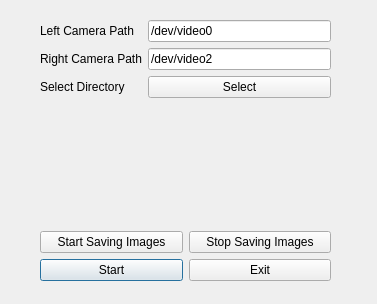
<?xml version="1.0" encoding="UTF-8"?>
<ui version="4.0">
 <class>Dialog</class>
 <widget class="QDialog" name="Dialog">
  <property name="geometry">
   <rect>
    <x>0</x>
    <y>0</y>
    <width>377</width>
    <height>304</height>
   </rect>
  </property>
  <property name="windowTitle">
   <string>Dialog</string>
  </property>
  <widget class="QWidget" name="layoutWidget">
   <property name="geometry">
    <rect>
     <x>40</x>
     <y>20</y>
     <width>291</width>
     <height>261</height>
    </rect>
   </property>
   <layout class="QGridLayout" name="gridLayout_2">
    <item row="1" column="0">
     <layout class="QGridLayout" name="gridLayout">
      <item row="1" column="0" colspan="2">
       <widget class="QPushButton" name="btnSaveImages">
        <property name="text">
         <string>Start Saving Images</string>
        </property>
        <property name="autoDefault">
         <bool>false</bool>
        </property>
        <property name="default">
         <bool>false</bool>
        </property>
       </widget>
      </item>
      <item row="1" column="2" colspan="2">
       <widget class="QPushButton" name="btnStopSaving">
        <property name="text">
         <string>Stop Saving Images</string>
        </property>
        <property name="autoDefault">
         <bool>false</bool>
        </property>
       </widget>
      </item>
      <item row="2" column="2" colspan="2">
       <widget class="QPushButton" name="pushButton_2">
        <property name="text">
         <string>Exit</string>
        </property>
       </widget>
      </item>
      <item row="2" column="0" colspan="2">
       <widget class="QPushButton" name="pushButton">
        <property name="text">
         <string>Start</string>
        </property>
        <property name="autoDefault">
         <bool>false</bool>
        </property>
        <property name="default">
         <bool>true</bool>
        </property>
       </widget>
      </item>
     </layout>
    </item>
    <item row="0" column="0">
     <layout class="QFormLayout" name="formLayout_2">
      <item row="0" column="0">
       <widget class="QLabel" name="label">
        <property name="text">
         <string>Left Camera Path</string>
        </property>
       </widget>
      </item>
      <item row="0" column="1">
       <widget class="QLineEdit" name="txtPathLeftCamera">
        <property name="text">
         <string>/dev/video0</string>
        </property>
       </widget>
      </item>
      <item row="1" column="0">
       <widget class="QLabel" name="label_3">
        <property name="text">
         <string>Right Camera Path</string>
        </property>
       </widget>
      </item>
      <item row="1" column="1">
       <widget class="QLineEdit" name="txtPathRightCamera">
        <property name="text">
         <string>/dev/video2</string>
        </property>
       </widget>
      </item>
      <item row="2" column="0">
       <widget class="QLabel" name="label_2">
        <property name="text">
         <string>Select Directory</string>
        </property>
       </widget>
      </item>
      <item row="2" column="1">
       <widget class="QPushButton" name="btnSelectDir">
        <property name="text">
         <string>Select</string>
        </property>
       </widget>
      </item>
     </layout>
    </item>
   </layout>
  </widget>
 </widget>
 <resources/>
 <connections>
  <connection>
   <sender>pushButton_2</sender>
   <signal>clicked()</signal>
   <receiver>Dialog</receiver>
   <slot>reject()</slot>
   <hints>
    <hint type="sourcelabel">
     <x>361</x>
     <y>470</y>
    </hint>
    <hint type="destinationlabel">
     <x>366</x>
     <y>585</y>
    </hint>
   </hints>
  </connection>
 </connections>
</ui>
